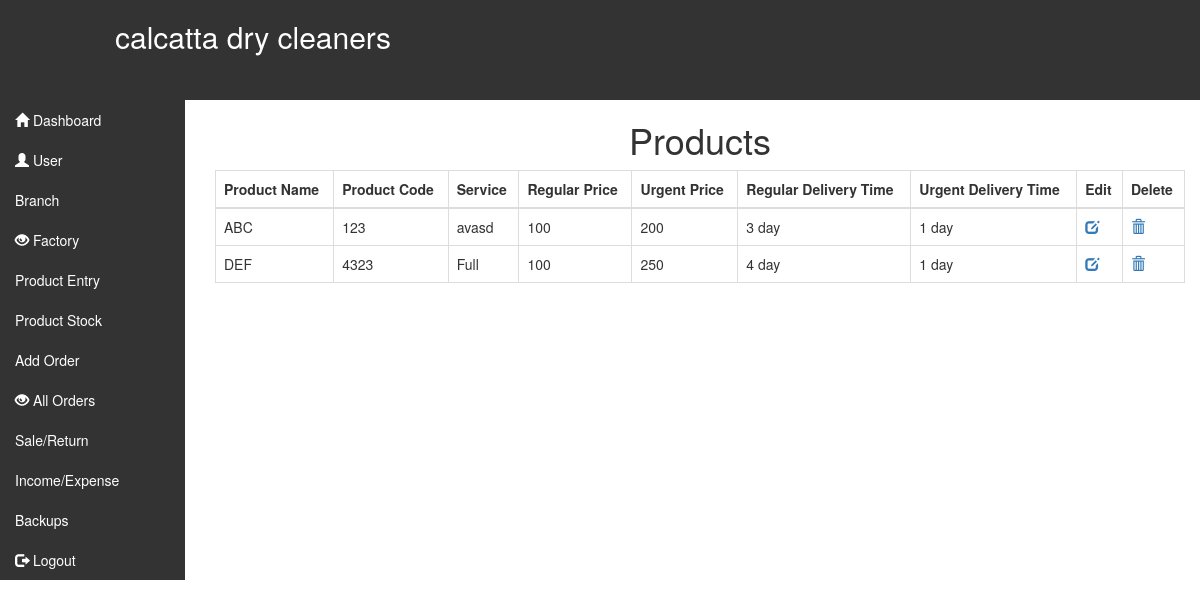
Page /product_stock.php (signed in) on the committed database.
### tables this page shows
CREATE TABLE `products` (
  `id` int(10) NOT NULL,
  `product_name` varchar(100) NOT NULL,
  `product_code` varchar(100) NOT NULL,
  `service` varchar(100) NOT NULL,
  `regular_price` varchar(100) NOT NULL,
  `urgent_price` varchar(100) NOT NULL,
  `regular_delivery_time` varchar(100) NOT NULL,
  `urgent_delivery_time` varchar(100) NOT NULL
);

### product_stock.php (the view, shortened to what this page needs)
<!DOCTYPE html>
<html>
<head>
	<?php
include 'inc/header.php';
?>
</head>
<body>
<div class="container-fluid">
	<div class="row">
		<div class="col-lg-2">
			<?php include 'sidenav.php'; ?>
		</div>
		<div class="col-lg-10">
			<h1 style="text-align: center;">Products</h1>
			<table class="table table-bordered">
							    <thead>
							      <tr>
							        <th>Product Name</th>
							        <th>Product Code</th>
							        <th>Service</th>
							        <th>Regular Price</th>
							        <th>Urgent Price</th>
							        <th>Regular Delivery Time</th>
							        <th>Urgent Delivery Time</th>
							        <th>Edit</th>
							        <th>Delete</th>
							      </tr>
							    </thead>
							    <tbody>
							    <?php
									$q = "SELECT * FROM `products`";
									$qu = mysqli_query($con,$q);
									while($rows = mysqli_fetch_array($qu)){
									?>
							      <tr>
							        <td><?php echo $rows['product_name']; ?></td>
							        <td><?php echo $rows['product_code']; ?></td>
							        <td><?php echo $rows['service']; ?></td>
							        <td><?php echo $rows['regular_price']; ?></td>
							        <td><?php echo $rows['urgent_price']; ?></td>
							        <td><?php echo $rows['regular_delivery_time']; ?></td>
							        <td><?php echo $rows['urgent_delivery_time']; ?></td>
							        <td><a href="update_product.php?epid=<?php echo $rows['id'];?>"><i class="glyphicon glyphicon-edit"></i></a></td>
							        <td><a href="delete_product.php?dpid=<?php echo $rows['id'];?>"><i class="glyphicon glyphicon-trash"></i></a></td>
							      </tr>
							      <?php } ?>
							    </tbody>
							  </table>
		</div>
	</div>
</div>
</body>
</html>

### inc/custom.css (style rules this page uses)
.col-lg-2 { padding-left: unset; }

### rows in the picture
products: product_name "ABC", product_code "123", service "avasd", regular_price "100", urgent_price "200", regular_delivery_time "3 day", urgent_delivery_time "1 day"
products: product_name "DEF", product_code "4323", service "Full", regular_price "100", urgent_price "250", regular_delivery_time "4 day", urgent_delivery_time "1 day"
